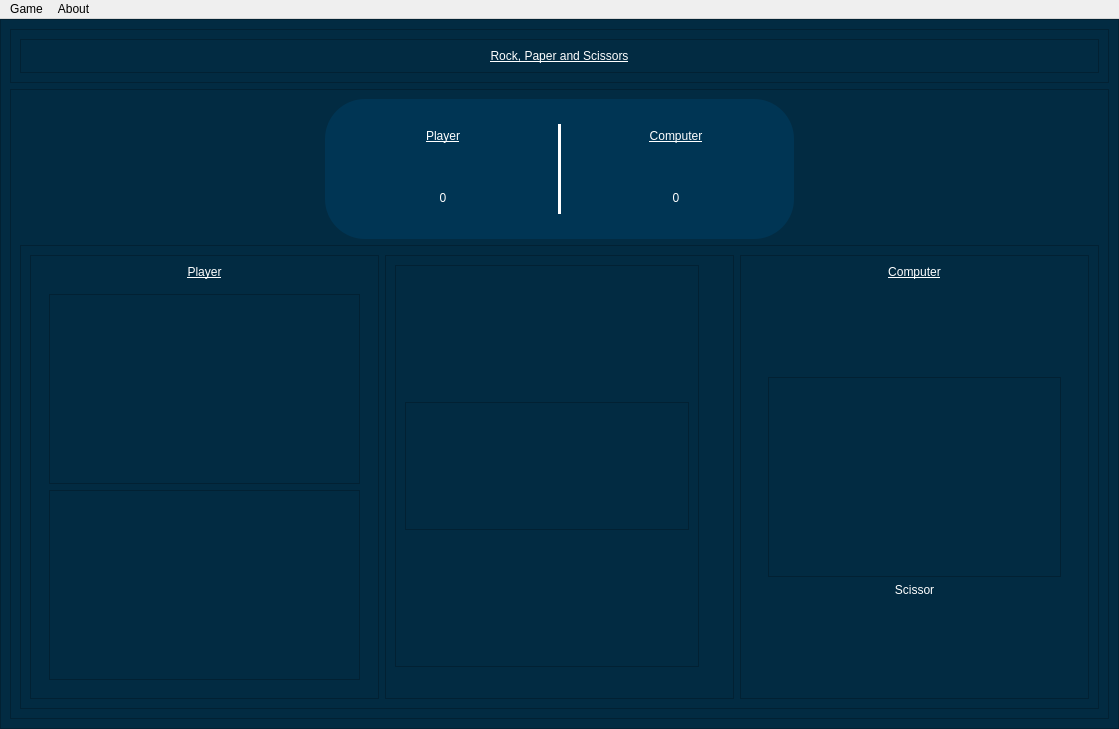
<?xml version="1.0" encoding="UTF-8"?>
<ui version="4.0">
 <class>MainWindow</class>
 <widget class="QMainWindow" name="MainWindow">
  <property name="geometry">
   <rect>
    <x>0</x>
    <y>0</y>
    <width>1119</width>
    <height>729</height>
   </rect>
  </property>
  <property name="windowTitle">
   <string>Rock, Paper, Scissors Game</string>
  </property>
  <property name="windowIcon">
   <iconset resource="../Images/resource.qrc">
    <normaloff>:/images/scissorHand.png</normaloff>:/images/scissorHand.png</iconset>
  </property>
  <widget class="QWidget" name="centralwidget">
   <layout class="QVBoxLayout" name="verticalLayout">
    <property name="spacing">
     <number>0</number>
    </property>
    <property name="leftMargin">
     <number>0</number>
    </property>
    <property name="topMargin">
     <number>0</number>
    </property>
    <property name="rightMargin">
     <number>0</number>
    </property>
    <property name="bottomMargin">
     <number>0</number>
    </property>
    <item>
     <widget class="QFrame" name="frame">
      <property name="styleSheet">
       <string notr="true">background-color: rgb(2, 43, 66);</string>
      </property>
      <property name="frameShape">
       <enum>QFrame::StyledPanel</enum>
      </property>
      <property name="frameShadow">
       <enum>QFrame::Raised</enum>
      </property>
      <layout class="QVBoxLayout" name="verticalLayout_2">
       <item>
        <widget class="QFrame" name="frame_2">
         <property name="frameShape">
          <enum>QFrame::StyledPanel</enum>
         </property>
         <property name="frameShadow">
          <enum>QFrame::Raised</enum>
         </property>
         <layout class="QHBoxLayout" name="horizontalLayout">
          <item>
           <widget class="QFrame" name="frame_6">
            <property name="frameShape">
             <enum>QFrame::StyledPanel</enum>
            </property>
            <property name="frameShadow">
             <enum>QFrame::Raised</enum>
            </property>
            <layout class="QVBoxLayout" name="verticalLayout_3">
             <item>
              <widget class="QLabel" name="label">
               <property name="styleSheet">
                <string notr="true">font: 87 24pt &quot;Segoe UI Black&quot;;
color:white;
text-decoration : underline;</string>
               </property>
               <property name="text">
                <string>Rock, Paper and Scissors</string>
               </property>
               <property name="alignment">
                <set>Qt::AlignCenter</set>
               </property>
              </widget>
             </item>
            </layout>
           </widget>
          </item>
         </layout>
        </widget>
       </item>
       <item>
        <widget class="QFrame" name="frame_4">
         <property name="sizePolicy">
          <sizepolicy hsizetype="Preferred" vsizetype="Expanding">
           <horstretch>0</horstretch>
           <verstretch>0</verstretch>
          </sizepolicy>
         </property>
         <property name="frameShape">
          <enum>QFrame::StyledPanel</enum>
         </property>
         <property name="frameShadow">
          <enum>QFrame::Raised</enum>
         </property>
         <layout class="QVBoxLayout" name="verticalLayout_4">
          <item alignment="Qt::AlignHCenter">
           <widget class="QFrame" name="frame_3">
            <property name="minimumSize">
             <size>
              <width>0</width>
              <height>140</height>
             </size>
            </property>
            <property name="styleSheet">
             <string notr="true">background-color: rgb(0, 53, 84);
border-radius:40px;
</string>
            </property>
            <property name="frameShape">
             <enum>QFrame::StyledPanel</enum>
            </property>
            <property name="frameShadow">
             <enum>QFrame::Raised</enum>
            </property>
            <layout class="QHBoxLayout" name="horizontalLayout_2">
             <property name="topMargin">
              <number>0</number>
             </property>
             <property name="bottomMargin">
              <number>5</number>
             </property>
             <item>
              <widget class="QFrame" name="frame_7">
               <property name="frameShape">
                <enum>QFrame::StyledPanel</enum>
               </property>
               <property name="frameShadow">
                <enum>QFrame::Raised</enum>
               </property>
               <layout class="QVBoxLayout" name="verticalLayout_5">
                <item>
                 <widget class="QLabel" name="label_2">
                  <property name="minimumSize">
                   <size>
                    <width>200</width>
                    <height>0</height>
                   </size>
                  </property>
                  <property name="styleSheet">
                   <string notr="true">font: 75 bold 17pt &quot;Segoe UI&quot;;
color:white;
text-decoration:underline;
</string>
                  </property>
                  <property name="text">
                   <string>Player</string>
                  </property>
                  <property name="alignment">
                   <set>Qt::AlignCenter</set>
                  </property>
                 </widget>
                </item>
                <item>
                 <widget class="QLabel" name="playerScore">
                  <property name="styleSheet">
                   <string notr="true">font: 75 bold 20pt &quot;Segoe UI&quot;;
color:white;
</string>
                  </property>
                  <property name="text">
                   <string>0</string>
                  </property>
                  <property name="alignment">
                   <set>Qt::AlignCenter</set>
                  </property>
                 </widget>
                </item>
               </layout>
              </widget>
             </item>
             <item>
              <widget class="Line" name="line">
               <property name="styleSheet">
                <string notr="true">width:0.5px;
background-color:white;
margin-top:25px;
margin-bottom:20px;</string>
               </property>
               <property name="orientation">
                <enum>Qt::Vertical</enum>
               </property>
              </widget>
             </item>
             <item>
              <widget class="QFrame" name="frame_8">
               <property name="frameShape">
                <enum>QFrame::StyledPanel</enum>
               </property>
               <property name="frameShadow">
                <enum>QFrame::Raised</enum>
               </property>
               <layout class="QVBoxLayout" name="verticalLayout_6">
                <item>
                 <widget class="QLabel" name="label_4">
                  <property name="minimumSize">
                   <size>
                    <width>200</width>
                    <height>0</height>
                   </size>
                  </property>
                  <property name="styleSheet">
                   <string notr="true">font: 75 bold 17pt &quot;Segoe UI&quot;;
color:white;
text-decoration:underline;
</string>
                  </property>
                  <property name="text">
                   <string>Computer</string>
                  </property>
                  <property name="alignment">
                   <set>Qt::AlignCenter</set>
                  </property>
                 </widget>
                </item>
                <item>
                 <widget class="QLabel" name="computerScore">
                  <property name="styleSheet">
                   <string notr="true">font: 75 bold 20pt &quot;Segoe UI&quot;;
color:white;
</string>
                  </property>
                  <property name="text">
                   <string>0</string>
                  </property>
                  <property name="alignment">
                   <set>Qt::AlignCenter</set>
                  </property>
                 </widget>
                </item>
               </layout>
              </widget>
             </item>
            </layout>
           </widget>
          </item>
          <item>
           <widget class="QFrame" name="frame_5">
            <property name="sizePolicy">
             <sizepolicy hsizetype="Preferred" vsizetype="Expanding">
              <horstretch>0</horstretch>
              <verstretch>0</verstretch>
             </sizepolicy>
            </property>
            <property name="frameShape">
             <enum>QFrame::StyledPanel</enum>
            </property>
            <property name="frameShadow">
             <enum>QFrame::Raised</enum>
            </property>
            <layout class="QHBoxLayout" name="horizontalLayout_3">
             <item>
              <widget class="QFrame" name="frame_9">
               <property name="sizePolicy">
                <sizepolicy hsizetype="Expanding" vsizetype="Preferred">
                 <horstretch>0</horstretch>
                 <verstretch>0</verstretch>
                </sizepolicy>
               </property>
               <property name="frameShape">
                <enum>QFrame::StyledPanel</enum>
               </property>
               <property name="frameShadow">
                <enum>QFrame::Raised</enum>
               </property>
               <layout class="QVBoxLayout" name="verticalLayout_7">
                <item>
                 <widget class="QLabel" name="label_6">
                  <property name="styleSheet">
                   <string notr="true">font: 75 bold 15pt &quot;Segoe UI&quot;;
color:white;
text-decoration:underline;</string>
                  </property>
                  <property name="text">
                   <string>Player</string>
                  </property>
                  <property name="alignment">
                   <set>Qt::AlignCenter</set>
                  </property>
                  <property name="margin">
                   <number>5</number>
                  </property>
                 </widget>
                </item>
                <item>
                 <widget class="QWidget" name="widget" native="true">
                  <property name="sizePolicy">
                   <sizepolicy hsizetype="Preferred" vsizetype="Expanding">
                    <horstretch>0</horstretch>
                    <verstretch>0</verstretch>
                   </sizepolicy>
                  </property>
                  <layout class="QVBoxLayout" name="verticalLayout_9">
                   <item>
                    <widget class="QFrame" name="frame_12">
                     <property name="frameShape">
                      <enum>QFrame::StyledPanel</enum>
                     </property>
                     <property name="frameShadow">
                      <enum>QFrame::Raised</enum>
                     </property>
                     <layout class="QHBoxLayout" name="horizontalLayout_4">
                      <property name="spacing">
                       <number>11</number>
                      </property>
                      <item>
                       <widget class="QPushButton" name="playerRock">
                        <property name="sizePolicy">
                         <sizepolicy hsizetype="Minimum" vsizetype="Preferred">
                          <horstretch>0</horstretch>
                          <verstretch>0</verstretch>
                         </sizepolicy>
                        </property>
                        <property name="focusPolicy">
                         <enum>Qt::ClickFocus</enum>
                        </property>
                        <property name="styleSheet">
                         <string notr="true">QPushButton{
	image: url(:/images/fistHand.png);
	border-radius:45px;
}
QPushButton:hover{
	background-color:rgb(83, 149, 200);
}
QPushButton:focus{
	background-color:white;
}</string>
                        </property>
                        <property name="text">
                         <string/>
                        </property>
                        <property name="checkable">
                         <bool>true</bool>
                        </property>
                       </widget>
                      </item>
                      <item>
                       <widget class="QPushButton" name="playerPaper">
                        <property name="sizePolicy">
                         <sizepolicy hsizetype="Minimum" vsizetype="Preferred">
                          <horstretch>0</horstretch>
                          <verstretch>0</verstretch>
                         </sizepolicy>
                        </property>
                        <property name="focusPolicy">
                         <enum>Qt::ClickFocus</enum>
                        </property>
                        <property name="styleSheet">
                         <string notr="true">QPushButton{
	image: url(:/images/paperHand.png);
	border-radius:45px;
}
QPushButton:hover{
	background-color:rgb(83, 149, 200);
}
QPushButton:focus{
	background-color:white;
}</string>
                        </property>
                        <property name="text">
                         <string/>
                        </property>
                        <property name="checkable">
                         <bool>true</bool>
                        </property>
                       </widget>
                      </item>
                     </layout>
                    </widget>
                   </item>
                   <item>
                    <widget class="QFrame" name="frame_13">
                     <property name="frameShape">
                      <enum>QFrame::StyledPanel</enum>
                     </property>
                     <property name="frameShadow">
                      <enum>QFrame::Raised</enum>
                     </property>
                     <layout class="QHBoxLayout" name="horizontalLayout_5">
                      <item alignment="Qt::AlignHCenter">
                       <widget class="QPushButton" name="playerScissor">
                        <property name="sizePolicy">
                         <sizepolicy hsizetype="Preferred" vsizetype="Preferred">
                          <horstretch>0</horstretch>
                          <verstretch>0</verstretch>
                         </sizepolicy>
                        </property>
                        <property name="minimumSize">
                         <size>
                          <width>140</width>
                          <height>0</height>
                         </size>
                        </property>
                        <property name="focusPolicy">
                         <enum>Qt::ClickFocus</enum>
                        </property>
                        <property name="styleSheet">
                         <string notr="true">QPushButton{
	image: url(:/images/scissorHand.png);
	border-radius:45px;
}
QPushButton:hover{
	background-color:rgb(83, 149, 200);
}
QPushButton:focus{
	background-color:white;
}</string>
                        </property>
                        <property name="text">
                         <string/>
                        </property>
                        <property name="checkable">
                         <bool>true</bool>
                        </property>
                       </widget>
                      </item>
                     </layout>
                    </widget>
                   </item>
                  </layout>
                 </widget>
                </item>
               </layout>
              </widget>
             </item>
             <item>
              <widget class="QFrame" name="frame_10">
               <property name="sizePolicy">
                <sizepolicy hsizetype="Expanding" vsizetype="Preferred">
                 <horstretch>0</horstretch>
                 <verstretch>0</verstretch>
                </sizepolicy>
               </property>
               <property name="frameShape">
                <enum>QFrame::StyledPanel</enum>
               </property>
               <property name="frameShadow">
                <enum>QFrame::Raised</enum>
               </property>
               <widget class="QFrame" name="frame_17">
                <property name="geometry">
                 <rect>
                  <x>10</x>
                  <y>10</y>
                  <width>304</width>
                  <height>402</height>
                 </rect>
                </property>
                <property name="frameShape">
                 <enum>QFrame::StyledPanel</enum>
                </property>
                <property name="frameShadow">
                 <enum>QFrame::Raised</enum>
                </property>
                <layout class="QVBoxLayout" name="verticalLayout_14">
                 <item>
                  <spacer name="verticalSpacer_2">
                   <property name="orientation">
                    <enum>Qt::Vertical</enum>
                   </property>
                   <property name="sizeHint" stdset="0">
                    <size>
                     <width>20</width>
                     <height>40</height>
                    </size>
                   </property>
                  </spacer>
                 </item>
                 <item>
                  <widget class="QFrame" name="frame_18">
                   <property name="frameShape">
                    <enum>QFrame::StyledPanel</enum>
                   </property>
                   <property name="frameShadow">
                    <enum>QFrame::Raised</enum>
                   </property>
                   <layout class="QVBoxLayout" name="verticalLayout_16">
                    <item>
                     <widget class="QStackedWidget" name="stackedWidget_2">
                      <property name="currentIndex">
                       <number>2</number>
                      </property>
                      <widget class="QWidget" name="page_4">
                       <layout class="QVBoxLayout" name="verticalLayout_17">
                        <item>
                         <widget class="QLabel" name="label_8">
                          <property name="styleSheet">
                           <string notr="true">font: 75 bold 13pt &quot;Segoe UI&quot;;
color:white;
</string>
                          </property>
                          <property name="text">
                           <string>&lt;html&gt;&lt;head/&gt;&lt;body&gt;&lt;p align=&quot;center&quot;&gt;Sorry!! &lt;/p&gt;&lt;p align=&quot;center&quot;&gt;You have lost this Point&lt;/p&gt;&lt;p align=&quot;center&quot;&gt;&lt;br/&gt;&lt;/p&gt;&lt;/body&gt;&lt;/html&gt;</string>
                          </property>
                          <property name="alignment">
                           <set>Qt::AlignCenter</set>
                          </property>
                          <property name="wordWrap">
                           <bool>true</bool>
                          </property>
                         </widget>
                        </item>
                       </layout>
                      </widget>
                      <widget class="QWidget" name="page_6">
                       <layout class="QVBoxLayout" name="verticalLayout_19">
                        <item>
                         <widget class="QLabel" name="label_13">
                          <property name="styleSheet">
                           <string notr="true">font: 75 bold 13pt &quot;Segoe UI&quot;;
color:white;
</string>
                          </property>
                          <property name="text">
                           <string>&lt;html&gt;&lt;head/&gt;&lt;body&gt;&lt;p align=&quot;center&quot;&gt;Super Point!!&lt;/p&gt;&lt;p align=&quot;center&quot;&gt;There is a tie..&lt;/p&gt;&lt;p align=&quot;center&quot;&gt;&lt;br/&gt;&lt;/p&gt;&lt;/body&gt;&lt;/html&gt;</string>
                          </property>
                          <property name="alignment">
                           <set>Qt::AlignCenter</set>
                          </property>
                          <property name="wordWrap">
                           <bool>true</bool>
                          </property>
                         </widget>
                        </item>
                       </layout>
                      </widget>
                      <widget class="QWidget" name="page_7">
                       <layout class="QVBoxLayout" name="verticalLayout_20">
                        <item>
                         <widget class="QLabel" name="label_14">
                          <property name="styleSheet">
                           <string notr="true">font: 75 bold 15pt &quot;Segoe UI&quot;;
color:white;
</string>
                          </property>
                          <property name="text">
                           <string>&lt;html&gt;&lt;head/&gt;&lt;body&gt;&lt;p align=&quot;center&quot;&gt;&lt;br/&gt;&lt;/p&gt;&lt;/body&gt;&lt;/html&gt;</string>
                          </property>
                          <property name="alignment">
                           <set>Qt::AlignCenter</set>
                          </property>
                          <property name="wordWrap">
                           <bool>true</bool>
                          </property>
                         </widget>
                        </item>
                       </layout>
                      </widget>
                      <widget class="QWidget" name="page_5">
                       <layout class="QVBoxLayout" name="verticalLayout_18">
                        <item>
                         <widget class="QLabel" name="label_12">
                          <property name="styleSheet">
                           <string notr="true">font: 75 bold 13pt &quot;Segoe UI&quot;;
color:white;
</string>
                          </property>
                          <property name="text">
                           <string>&lt;html&gt;&lt;head/&gt;&lt;body&gt;&lt;p align=&quot;center&quot;&gt;Congratulations!! &lt;/p&gt;&lt;p align=&quot;center&quot;&gt;You have won this Point&lt;/p&gt;&lt;p align=&quot;center&quot;&gt;&lt;br/&gt;&lt;/p&gt;&lt;/body&gt;&lt;/html&gt;</string>
                          </property>
                          <property name="alignment">
                           <set>Qt::AlignCenter</set>
                          </property>
                          <property name="wordWrap">
                           <bool>true</bool>
                          </property>
                         </widget>
                        </item>
                       </layout>
                      </widget>
                     </widget>
                    </item>
                   </layout>
                  </widget>
                 </item>
                 <item>
                  <spacer name="verticalSpacer">
                   <property name="orientation">
                    <enum>Qt::Vertical</enum>
                   </property>
                   <property name="sizeHint" stdset="0">
                    <size>
                     <width>20</width>
                     <height>40</height>
                    </size>
                   </property>
                  </spacer>
                 </item>
                </layout>
               </widget>
              </widget>
             </item>
             <item>
              <widget class="QFrame" name="frame_11">
               <property name="frameShape">
                <enum>QFrame::StyledPanel</enum>
               </property>
               <property name="frameShadow">
                <enum>QFrame::Raised</enum>
               </property>
               <layout class="QVBoxLayout" name="verticalLayout_8">
                <item>
                 <widget class="QLabel" name="label_7">
                  <property name="styleSheet">
                   <string notr="true">font: 75 bold 15pt &quot;Segoe UI&quot;;
color:white;
text-decoration:underline;
</string>
                  </property>
                  <property name="text">
                   <string>Computer</string>
                  </property>
                  <property name="alignment">
                   <set>Qt::AlignCenter</set>
                  </property>
                  <property name="margin">
                   <number>5</number>
                  </property>
                 </widget>
                </item>
                <item>
                 <widget class="QWidget" name="widget_2" native="true">
                  <property name="sizePolicy">
                   <sizepolicy hsizetype="Preferred" vsizetype="Expanding">
                    <horstretch>0</horstretch>
                    <verstretch>0</verstretch>
                   </sizepolicy>
                  </property>
                  <layout class="QVBoxLayout" name="verticalLayout_10">
                   <item>
                    <widget class="QStackedWidget" name="stackedWidget">
                     <property name="currentIndex">
                      <number>2</number>
                     </property>
                     <widget class="QWidget" name="page">
                      <layout class="QVBoxLayout" name="verticalLayout_11">
                       <item>
                        <spacer name="verticalSpacer_3">
                         <property name="orientation">
                          <enum>Qt::Vertical</enum>
                         </property>
                         <property name="sizeHint" stdset="0">
                          <size>
                           <width>20</width>
                           <height>40</height>
                          </size>
                         </property>
                        </spacer>
                       </item>
                       <item>
                        <widget class="QFrame" name="frame_14">
                         <property name="minimumSize">
                          <size>
                           <width>0</width>
                           <height>200</height>
                          </size>
                         </property>
                         <property name="styleSheet">
                          <string notr="true">image: url(:/images/fistHand.png);</string>
                         </property>
                         <property name="frameShape">
                          <enum>QFrame::StyledPanel</enum>
                         </property>
                         <property name="frameShadow">
                          <enum>QFrame::Raised</enum>
                         </property>
                        </widget>
                       </item>
                       <item>
                        <widget class="QLabel" name="label_3">
                         <property name="styleSheet">
                          <string notr="true">font: 75 bold 13pt &quot;Segoe UI&quot;;
color:white;
</string>
                         </property>
                         <property name="text">
                          <string>Rock</string>
                         </property>
                         <property name="alignment">
                          <set>Qt::AlignCenter</set>
                         </property>
                        </widget>
                       </item>
                       <item>
                        <spacer name="verticalSpacer_4">
                         <property name="orientation">
                          <enum>Qt::Vertical</enum>
                         </property>
                         <property name="sizeHint" stdset="0">
                          <size>
                           <width>20</width>
                           <height>40</height>
                          </size>
                         </property>
                        </spacer>
                       </item>
                      </layout>
                     </widget>
                     <widget class="QWidget" name="page_2">
                      <layout class="QVBoxLayout" name="verticalLayout_12">
                       <item>
                        <spacer name="verticalSpacer_5">
                         <property name="orientation">
                          <enum>Qt::Vertical</enum>
                         </property>
                         <property name="sizeHint" stdset="0">
                          <size>
                           <width>20</width>
                           <height>31</height>
                          </size>
                         </property>
                        </spacer>
                       </item>
                       <item>
                        <widget class="QFrame" name="frame_15">
                         <property name="minimumSize">
                          <size>
                           <width>0</width>
                           <height>200</height>
                          </size>
                         </property>
                         <property name="styleSheet">
                          <string notr="true">image: url(:/images/paperHand.png);</string>
                         </property>
                         <property name="frameShape">
                          <enum>QFrame::StyledPanel</enum>
                         </property>
                         <property name="frameShadow">
                          <enum>QFrame::Raised</enum>
                         </property>
                        </widget>
                       </item>
                       <item>
                        <widget class="QLabel" name="label_10">
                         <property name="styleSheet">
                          <string notr="true">font: 75 bold 13pt &quot;Segoe UI&quot;;
color:white;
</string>
                         </property>
                         <property name="text">
                          <string>Paper</string>
                         </property>
                         <property name="alignment">
                          <set>Qt::AlignCenter</set>
                         </property>
                        </widget>
                       </item>
                       <item>
                        <spacer name="verticalSpacer_6">
                         <property name="orientation">
                          <enum>Qt::Vertical</enum>
                         </property>
                         <property name="sizeHint" stdset="0">
                          <size>
                           <width>20</width>
                           <height>31</height>
                          </size>
                         </property>
                        </spacer>
                       </item>
                      </layout>
                     </widget>
                     <widget class="QWidget" name="page_3">
                      <layout class="QVBoxLayout" name="verticalLayout_13">
                       <item>
                        <spacer name="verticalSpacer_7">
                         <property name="orientation">
                          <enum>Qt::Vertical</enum>
                         </property>
                         <property name="sizeHint" stdset="0">
                          <size>
                           <width>20</width>
                           <height>31</height>
                          </size>
                         </property>
                        </spacer>
                       </item>
                       <item>
                        <widget class="QFrame" name="frame_16">
                         <property name="minimumSize">
                          <size>
                           <width>0</width>
                           <height>200</height>
                          </size>
                         </property>
                         <property name="styleSheet">
                          <string notr="true">image: url(:/images/scissorHand.png);</string>
                         </property>
                         <property name="frameShape">
                          <enum>QFrame::StyledPanel</enum>
                         </property>
                         <property name="frameShadow">
                          <enum>QFrame::Raised</enum>
                         </property>
                        </widget>
                       </item>
                       <item>
                        <widget class="QLabel" name="label_11">
                         <property name="styleSheet">
                          <string notr="true">font: 75 bold 13pt &quot;Segoe UI&quot;;
color:white;
</string>
                         </property>
                         <property name="text">
                          <string>Scissor</string>
                         </property>
                         <property name="alignment">
                          <set>Qt::AlignCenter</set>
                         </property>
                        </widget>
                       </item>
                       <item>
                        <spacer name="verticalSpacer_8">
                         <property name="orientation">
                          <enum>Qt::Vertical</enum>
                         </property>
                         <property name="sizeHint" stdset="0">
                          <size>
                           <width>20</width>
                           <height>31</height>
                          </size>
                         </property>
                        </spacer>
                       </item>
                      </layout>
                     </widget>
                    </widget>
                   </item>
                  </layout>
                 </widget>
                </item>
               </layout>
              </widget>
             </item>
            </layout>
           </widget>
          </item>
         </layout>
        </widget>
       </item>
      </layout>
     </widget>
    </item>
   </layout>
  </widget>
  <widget class="QMenuBar" name="menuBar">
   <property name="geometry">
    <rect>
     <x>0</x>
     <y>0</y>
     <width>1119</width>
     <height>26</height>
    </rect>
   </property>
   <widget class="QMenu" name="menuGame">
    <property name="title">
     <string>Game</string>
    </property>
    <addaction name="actionNew_Game"/>
    <addaction name="separator"/>
    <addaction name="actionExit"/>
   </widget>
   <widget class="QMenu" name="menuAbout">
    <property name="title">
     <string>About</string>
    </property>
    <addaction name="actionHow_to_play"/>
    <addaction name="actionAbout_Developer"/>
   </widget>
   <addaction name="menuGame"/>
   <addaction name="menuAbout"/>
  </widget>
  <action name="actionNew_Game">
   <property name="text">
    <string>New Game</string>
   </property>
  </action>
  <action name="actionExit">
   <property name="text">
    <string>Exit</string>
   </property>
  </action>
  <action name="actionHow_to_play">
   <property name="text">
    <string>How to play?</string>
   </property>
  </action>
  <action name="actionAbout_Developer">
   <property name="text">
    <string>About Developer</string>
   </property>
  </action>
 </widget>
 <resources>
  <include location="../Images/resource.qrc"/>
 </resources>
 <connections/>
</ui>
